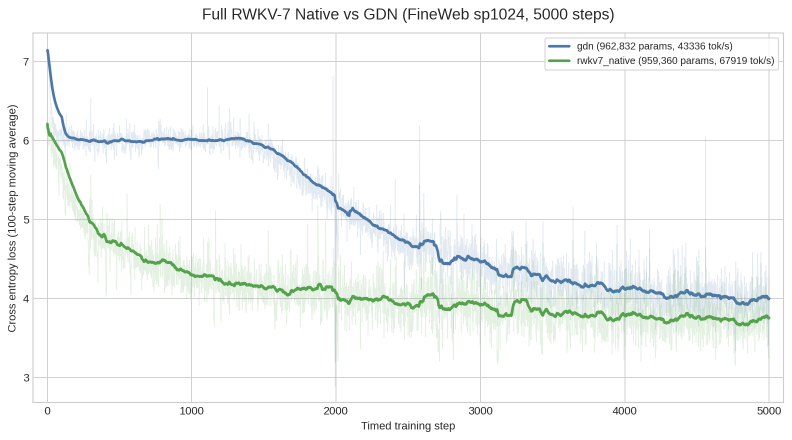
#> input picture apps/LT2/scripts/rwkv7_native_gdn_fineweb_sp1024_param_matched_loss_curve_5000.png, 1583 x 880 px (shown at 1/2 size)
$ python make_rwkv_share_card.py
#> lines starting #> are read from the running program, lines starting #| are printed output that depends on the picture
"""Build the README share-card image for the RWKV-7 vs GDN comparison."""

from pathlib import Path

from PIL import Image, ImageDraw, ImageFont


REPO_ROOT = Path(__file__).resolve().parents[3]
CURVE_PATH = REPO_ROOT / "apps/LT2/scripts/rwkv7_native_gdn_fineweb_sp1024_param_matched_loss_curve_5000.png"
OUT_PATH = REPO_ROOT / "apps/LT2/scripts/rwkv7_native_gdn_fineweb_sp1024_share_card.png"


def wrap_text(draw: ImageDraw.ImageDraw, text: str, font: ImageFont.FreeTypeFont, max_width: int) -> list[str]:
    lines: list[str] = []
    for paragraph in text.split("\n"):
        words = paragraph.split()
        if not words:
            lines.append("")
            continue
        line = ""
        for word in words:
            candidate = word if not line else f"{line} {word}"
            width = draw.textbbox((0, 0), candidate, font=font)[2]
            if width <= max_width:
                line = candidate
            else:
                if line:
                    lines.append(line)
                line = word
        if line:
            lines.append(line)
    return lines


def main() -> None:
    curve = Image.open(CURVE_PATH).convert("RGB")

    width = 1600
    margin = 90
    panel_pad_x = 46
    panel_pad_y = 40
    panel_width = width - 2 * margin
    text_width = panel_width - 2 * panel_pad_x

    font_bold = ImageFont.truetype("/usr/share/fonts/truetype/dejavu/DejaVuSans-Bold.ttf", 48)
    font_body = ImageFont.truetype("/usr/share/fonts/truetype/dejavu/DejaVuSans.ttf", 34)
    font_small = ImageFont.truetype("/usr/share/fonts/truetype/dejavu/DejaVuSans.ttf", 24)

    scratch = Image.new("RGB", (width, 400), "#f7f8fb")
    draw = ImageDraw.Draw(scratch)

    headline = "Looped Transformers with linear attention are cool."
    body = (
        "I trained a GDN vs. RWKV-7 comparison in Codex with one command: "
        "\"Give RWKV-7 a try.\" Here is what I got."
    )
    caption = (
        "FineWeb sp1024, parameter-matched tiny LT2 run, bf16 CUDA, 5000 steps\n"
        "Repo: https://github.com/xiaol/LT2-RWKV"
    )

    headline_lines = wrap_text(draw, headline, font_bold, text_width)
#> headline_lines = 2 items
    body_lines = wrap_text(draw, body, font_body, text_width)
#> body_lines = 2 items
    caption_lines = wrap_text(draw, caption, font_small, text_width)
#> caption_lines = 2 items

    headline_lh = 62
    body_lh = 49
    caption_lh = 35
    panel_height = (
        2 * panel_pad_y
        + len(headline_lines) * headline_lh
        + 18
        + len(body_lines) * body_lh
        + 20
        + len(caption_lines) * caption_lh
    )
#> panel_height = 410

    curve_width = width - 2 * margin
    curve_height = int(curve.height * curve_width / curve.width)
#> curve_height = 789
    gap = 34
    height = margin // 2 + panel_height + gap + curve_height + 70
#> height = 1348

    img = Image.new("RGB", (width, height), "#f7f8fb")
    draw = ImageDraw.Draw(img)

    panel = [margin, margin // 2, width - margin, margin // 2 + panel_height]
#> panel = [90, 45, 1510, 455]
    draw.rounded_rectangle(panel, radius=26, fill="#ffffff", outline="#d8e0ee", width=2)

    x = margin + panel_pad_x
    y = margin // 2 + panel_pad_y
    for line in headline_lines:
        draw.text((x, y), line, font=font_bold, fill="#151922")
        y += headline_lh
#> this loop made 2 passes
#> y on pass 1: 147
#> (line, y) on pass 2: ('cool.', 209)
#> after the loop, y = 209

    y += 18
#> y = 227
    for line in body_lines:
        draw.text((x, y), line, font=font_body, fill="#2f3745")
        y += body_lh
#> this loop made 2 passes
#> y on pass 1: 276
#> (line, y) on pass 2: ('RWKV-7 a try." Here is what I got.', 325)
#> after the loop, y = 325

    y += 20
#> y = 345
    for line in caption_lines:
        draw.text((x, y), line, font=font_small, fill="#687386")
        y += caption_lh
#> this loop made 2 passes
#> y on pass 1: 380
#> (line, y) on pass 2: ('Repo: https://github.com/xiaol/LT2-RWKV', 415)
#> after the loop, y = 415

    resized_curve = curve.resize((curve_width, curve_height), Image.Resampling.LANCZOS)
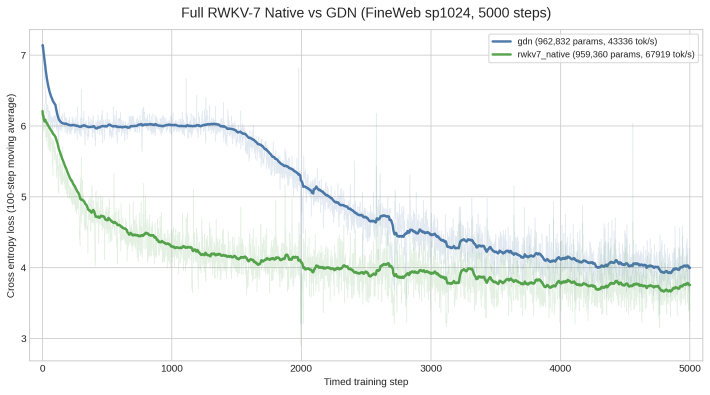
#> resized_curve: PIL image 1420x789 RGB (shown at 1/2 size); mean R, G, B 245.5, 247.8, 246.8
    img.paste(resized_curve, (margin, panel[3] + gap))
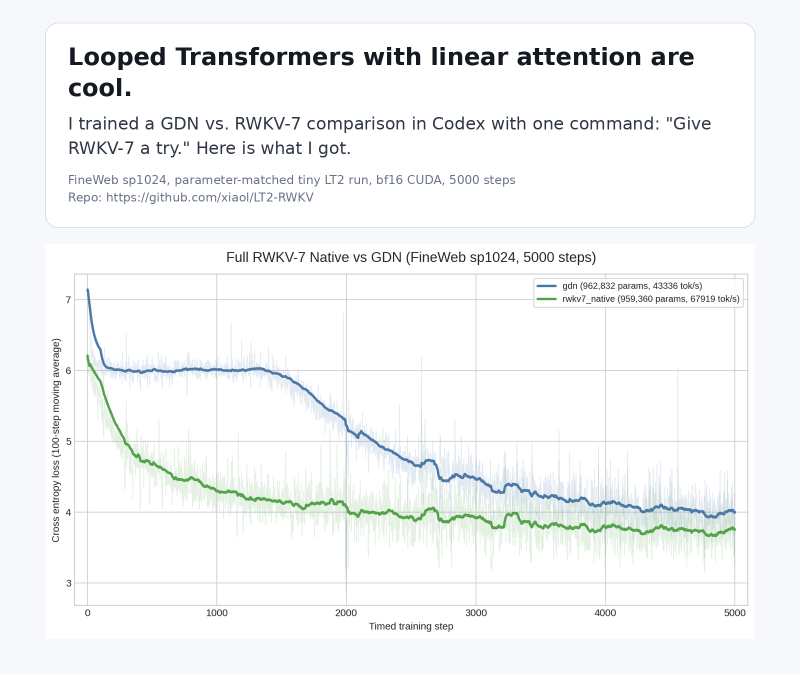
#> img: PIL image 1600x1348 RGB (shown at 1/2 size); mean R, G, B 244.5, 246, 246.4
    img.save(OUT_PATH, quality=95)
    print(f"Wrote {OUT_PATH} ({img.width}x{img.height})")
#| Wrote apps/LT2/scripts/rwkv7_native_gdn_fineweb_sp1024_share_card.png (1600x1348)


if __name__ == "__main__":
    main()
